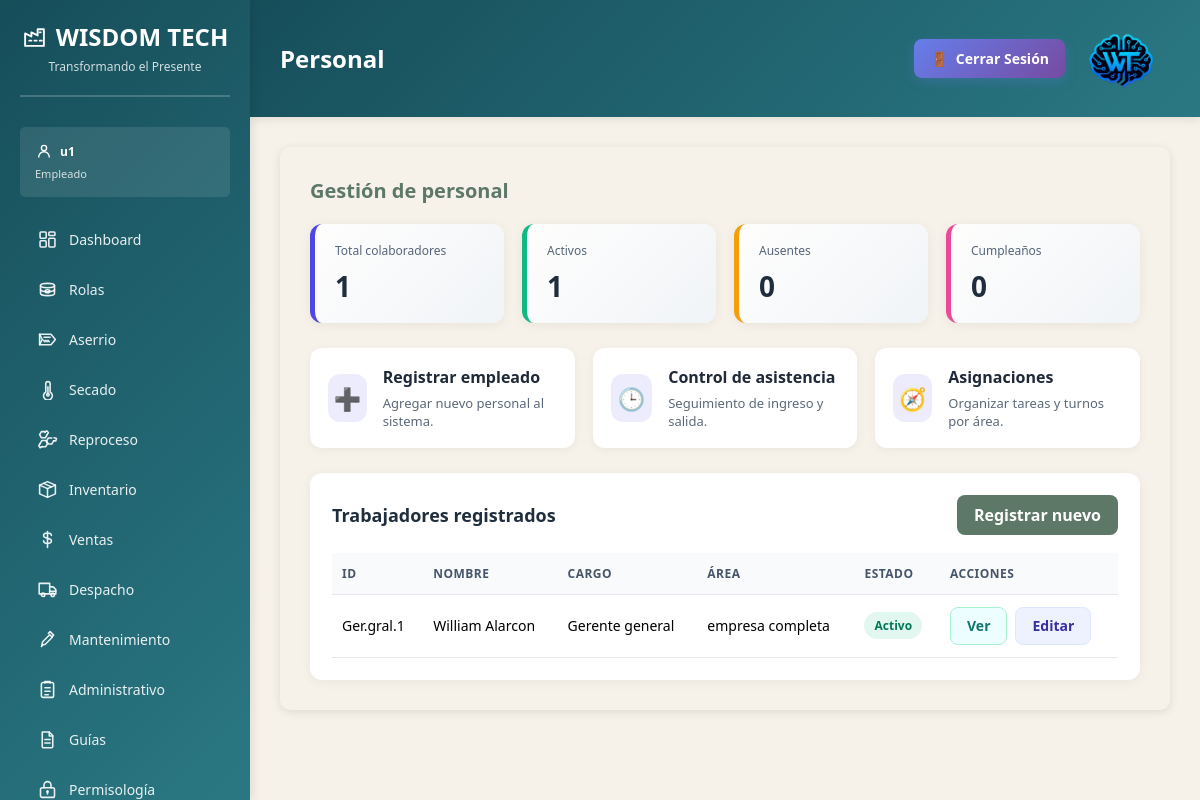
/dashboard/personal/ (signed in), run on an earlier commit of the app's database.
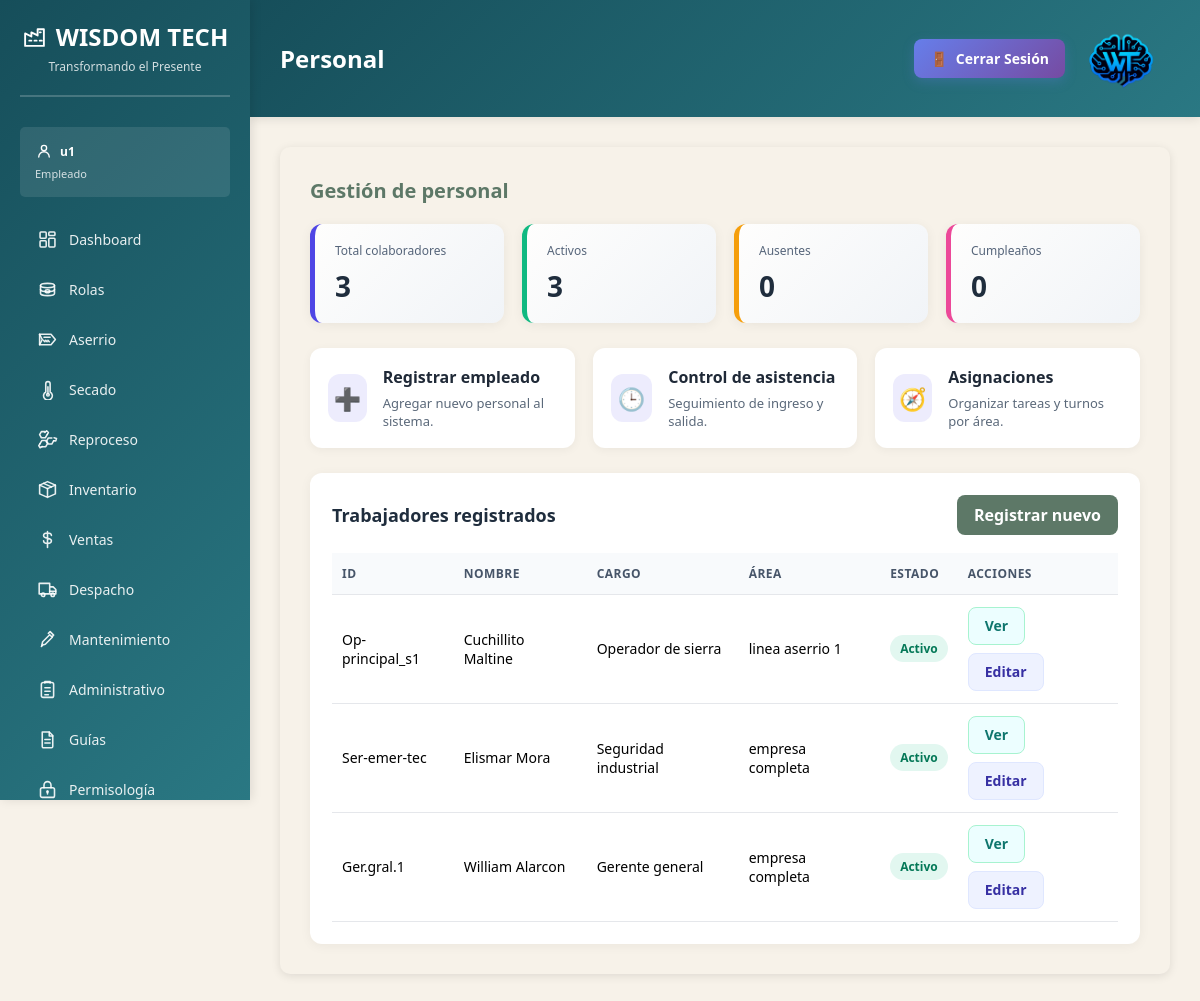
And on a later commit of the database.
### dashboard/models.py (models this page shows, shortened)
class Trabajador(models.Model):
    ESTADO_CIVIL_CHOICES = [
        ('soltero', 'Soltero(a)'),
        ('casado', 'Casado(a)'),
        ('divorciado', 'Divorciado(a)'),
        ('union_estable', 'Unión estable'),
        ('viudo', 'Viudo(a)'),
        ('separado', 'Separado(a)'),
    ]
    nombres = models.CharField(max_length=120, verbose_name='Nombre y apellidos')
    foto = models.ImageField(
        upload_to='personal/fotos/',
        blank=True,
        null=True,
        verbose_name='Foto del trabajador',
    )
    cedula_identidad = models.CharField(max_length=20, verbose_name='Cédula de identidad')
    foto_cedula = models.ImageField(
        upload_to='personal/cedulas/',
        blank=True,
        null=True,
        verbose_name='Foto de la cédula',
    )
    tiene_rif = models.BooleanField(default=False, verbose_name='¿Tiene RIF?')
    rif = models.CharField(max_length=20, blank=True, null=True, verbose_name='RIF')
    fecha_nacimiento = models.DateField(verbose_name='Fecha de nacimiento')
    nacionalidad = models.CharField(max_length=80, default='Venezolana', verbose_name='Nacionalidad')
    estado_civil = models.CharField(
        max_length=30,
        choices=ESTADO_CIVIL_CHOICES,
        default='soltero',
        verbose_name='Estado civil',
    )
    direccion = models.CharField(max_length=255, blank=True, verbose_name='Dirección completa')
    estado = models.CharField(max_length=80, blank=True, verbose_name='Estado')
    ciudad = models.CharField(max_length=100, blank=True, verbose_name='Ciudad')
    municipio = models.CharField(max_length=100, blank=True, verbose_name='Municipio')
    parroquia = models.CharField(max_length=100, blank=True, verbose_name='Parroquia')
    calle = models.CharField(max_length=150, blank=True, verbose_name='Calle')
    numero = models.CharField(max_length=20, blank=True, verbose_name='Número')
    punto_referencia = models.CharField(max_length=255, blank=True, verbose_name='Punto de referencia')
    telefono = models.CharField(max_length=30, blank=True, verbose_name='Teléfono principal')
    telefono_alternativo = models.CharField(
        max_length=30,
        blank=True,
        verbose_name='Teléfono alternativo',
    )
    correo_personal = models.EmailField(blank=True, verbose_name='Correo personal')
    correo_empresarial = models.EmailField(blank=True, verbose_name='Correo empresarial')
    contacto_emergencia_nombre = models.CharField(
        max_length=80,
        blank=True,
        verbose_name='Nombre del contacto de emergencia',
    )
    contacto_emergencia_apellido = models.CharField(
        max_length=80,
        blank=True,
        verbose_name='Apellido del contacto de emergencia',
    )
    contacto_emergencia_telefono = models.CharField(
        max_length=30,
        blank=True,
        verbose_name='Teléfono del contacto de emergencia',
    )
    contacto_emergencia_parentesco = models.CharField(
        max_length=50,
        blank=True,
        verbose_name='Parentesco',
    )
    contacto_emergencia_fecha_verificacion = models.DateField(
        blank=True,
        null=True,
        verbose_name='Fecha de verificación de la información',
    )
    en_proceso_contratacion = models.BooleanField(
        default=False,
        verbose_name='En proceso de contratación',
    )
    trabajador_activo = models.BooleanField(default=True, verbose_name='Trabajador activo')
    ausencia_desde = models.DateField(
        blank=True,
        null=True,
        verbose_name='Periodo de ausencia o suspensión - desde',
    )
    ausencia_hasta = models.DateField(
        blank=True,
        null=True,
        verbose_name='Periodo de ausencia o suspensión - hasta',
    )
    en_proceso_egreso = models.BooleanField(default=False, verbose_name='En proceso de egreso')
    fecha_egreso = models.DateField(blank=True, null=True, verbose_name='Fecha de egreso')
    codigo_trabajador = models.CharField(
        max_length=30,
        blank=True,
        unique=True,
        verbose_name='Código de trabajador',
    )
    fecha_oferta_seleccion = models.DateField(
        blank=True,
        null=True,
        verbose_name='Fecha de oferta o selección',
    )
    fecha_ingreso = models.DateField(blank=True, null=True, verbose_name='Fecha de ingreso')
    tipo_contrato = models.CharField(
        max_length=30,
        blank=True,
        verbose_name='Tipo de contrato',
    )
    fecha_fin_contrato = models.DateField(
        blank=True,
        null=True,
        verbose_name='Fecha final del contrato',
    )
    area_trabajo = models.CharField(max_length=100, blank=True, verbose_name='Área de trabajo')
    departamento = models.CharField(max_length=100, blank=True, verbose_name='Departamento')
    seccion = models.CharField(max_length=100, blank=True, verbose_name='Sección')
    cargo = models.CharField(max_length=120, blank=True, verbose_name='Cargo')
    funciones = models.TextField(blank=True, verbose_name='Funciones')
    responsabilidades = models.TextField(blank=True, verbose_name='Responsabilidades')
    nombre_supervisor_directo = models.CharField(
        max_length=120,
        blank=True,
        verbose_name='Nombre del supervisor directo',
    )
    jornada_horario_trabajo = models.CharField(
        max_length=150,
        blank=True,
        verbose_name='Jornada y horario de trabajo',
    )
    turno = models.CharField(max_length=50, blank=True, verbose_name='Turno')
    salario_contratacion = models.DecimalField(
        max_digits=12,
        decimal_places=2,
        blank=True,
        null=True,
        verbose_name='Salario de contratación',
    )
    beneficios = models.TextField(blank=True, verbose_name='Beneficios')
    prestaciones = models.TextField(blank=True, verbose_name='Prestaciones')
    deducciones = models.TextField(blank=True, verbose_name='Deducciones')
    responsable_contratacion_nombre = models.CharField(
        max_length=120,
        blank=True,
        verbose_name='Persona responsable de la contratación',
    )
    responsable_contratacion_firma = models.CharField(
        max_length=120,
        blank=True,
        verbose_name='Firma de la persona responsable',
    )
    historial_ascensos = models.TextField(blank=True, verbose_name='Historial de ascensos')
    historial_cambios_cargo = models.TextField(
        blank=True,
        verbose_name='Historial de cambios de cargo',
    )
    historial_traslados = models.TextField(blank=True, verbose_name='Historial de traslados')
    historial_cambios_horario = models.TextField(
        blank=True,
        verbose_name='Historial de cambios de horario',
    )
    historial_cambio_turno = models.TextField(
        blank=True,
        verbose_name='Historial de cambio de turno',
    )
    historial_modificacion_salarial = models.TextField(
        blank=True,
        verbose_name='Historial de modificación salarial',
    )
    historial_cambio_supervisor = models.TextField(
        blank=True,
        verbose_name='Historial de cambio de supervisor',
    )
    historial_cambio_jornada = models.TextField(
        blank=True,
        verbose_name='Historial de cambio de jornada',
    )
    fecha_registro = models.DateTimeField(auto_now_add=True, verbose_name='Fecha de registro')
    class Meta:
        ordering = ['nombres']
        verbose_name = 'Trabajador'
        verbose_name_plural = 'Trabajadores'

### dashboard/views.py (the view)
# urls.py: path('personal/', views.personal_view, name='personal'),
@login_required(login_url='login')
def personal_view(request):
    trabajadores = Trabajador.objects.order_by('nombres')
    total_colaboradores = trabajadores.count()
    context = {
        'module': 'Personal',
        'resumen': {
            'total_colaboradores': total_colaboradores,
            'activos': trabajadores.filter(trabajador_activo=True).count(),
            'ausentes': trabajadores.filter(trabajador_activo=False).count(),
            'cumpleanos': 0,
        },
        'quick_actions': [
            {
                'titulo': 'Registrar empleado',
                'descripcion': 'Agregar nuevo personal al sistema.',
                'icono': '➕',
                'url': reverse('personal_registrar'),
            },
            {'titulo': 'Control de asistencia', 'descripcion': 'Seguimiento de ingreso y salida.', 'icono': '🕒'},
            {'titulo': 'Asignaciones', 'descripcion': 'Organizar tareas y turnos por área.', 'icono': '🧭'},
        ],
        'trabajadores': trabajadores,
    }
    return render(request, 'modules/personal.html', context)

### templates/modules/personal.html (shortened to what this page needs)
{% extends 'base.html' %}
{% block page_title %}{{ module }}{% endblock %}
{% block content %}
<div class="module-container">
    <h3>Gestión de personal</h3>
    <div class="personal-summary">
        <div class="summary-card summary-colaboradores">
            <span class="summary-label">Total colaboradores</span>
            <strong>{{ resumen.total_colaboradores }}</strong>
        </div>
        <div class="summary-card summary-activos">
            <span class="summary-label">Activos</span>
            <strong>{{ resumen.activos }}</strong>
        </div>
        <div class="summary-card summary-ausentes">
            <span class="summary-label">Ausentes</span>
            <strong>{{ resumen.ausentes }}</strong>
        </div>
        <div class="summary-card summary-cumpleanos">
            <span class="summary-label">Cumpleaños</span>
            <strong>{{ resumen.cumpleanos }}</strong>
        </div>
    </div>
    <div class="personal-actions">
        {% for action in quick_actions %}
        {% if action.url %}
        <a href="{{ action.url }}" class="action-card action-card-link">
        {% else %}
        <div class="action-card">
        {% endif %}
            <div class="action-icon">{{ action.icono }}</div>
            <div>
                <h4>{{ action.titulo }}</h4>
                <p>{{ action.descripcion }}</p>
            </div>
        {% if action.url %}
        </a>
        {% else %}
        </div>
        {% endif %}
        {% endfor %}
    </div>
    <div class="records-panel">
        <div class="records-header">
            <h4>Trabajadores registrados</h4>
            <a href="{% url 'personal_registrar' %}" class="btn btn-primary">Registrar nuevo</a>
        </div>
        {% if trabajadores %}
            <div class="table-responsive">
                <table class="records-table">
                    <thead>
                        <tr>
                            <th>ID</th>
                            <th>Nombre</th>
                            <th>Cargo</th>
                            <th>Área</th>
                            <th>Estado</th>
                            <th>Acciones</th>
                        </tr>
                    </thead>
                    <tbody>
                        {% for trabajador in trabajadores %}
                        <tr>
                            <td>{{ trabajador.codigo_trabajador|default:trabajador.id }}</td>
                            <td>{{ trabajador.nombres }}</td>
                            <td>{{ trabajador.cargo|default:'Sin cargo' }}</td>
                            <td>{{ trabajador.area_trabajo|default:'Sin asignar' }}</td>
                            <td>
                                {% if trabajador.trabajador_activo %}
                                    <span class="status status-active">Activo</span>
                                {% else %}
                                    <span class="status status-inactive">Inactivo</span>
                                {% endif %}
                            </td>
                            <td>
                                <div class="action-buttons">
                                    <a href="{% url 'personal_ver' trabajador.pk %}" class="btn btn-view">Ver</a>
                                    <a href="{% url 'personal_editar' trabajador.pk %}" class="btn btn-edit">Editar</a>
                                </div>
                            </td>
                        </tr>
                        {% endfor %}
                    </tbody>
                </table>
            </div>
        {% else %}
            <div class="placeholder-panel">
                <p>No hay trabajadores registrados. Inicia creando el primer registro del personal.</p>
            </div>
        {% endif %}
    </div>
</div>
{% endblock %}

What changed in the data, as far as the page shows it:
added Trabajador: codigo_trabajador "Op-principal_s1", nombres "Cuchillito Maltine", cargo "Operador de sierra", area_trabajo "linea aserrio 1", trabajador_activo "Activo"
added Trabajador: codigo_trabajador "Ser-emer-tec", nombres "Elismar Mora", cargo "Seguridad industrial", area_trabajo "empresa completa", trabajador_activo "Activo"
Also different on the page:
{{ resumen.total_colaboradores }}: "1" → "3"
{{ resumen.activos }}: "1" → "3"
